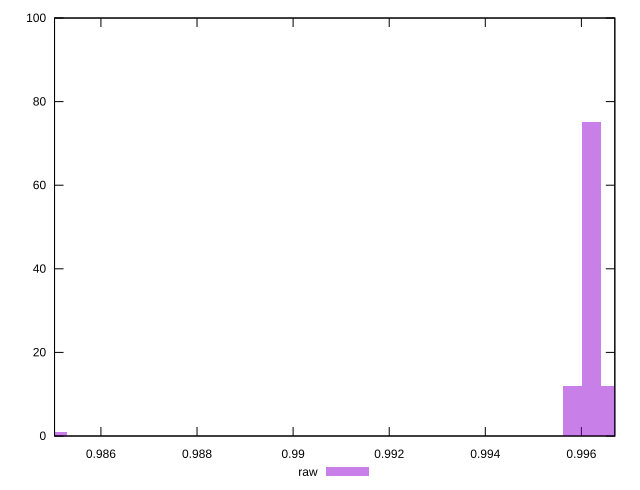

This chart was generated by the following gnuplot code:
reset

$raw <<EOF
0.985093410583696 1
0.9958052599939899 12
0.9962019951573342 75
0.9965987303206785 12
EOF

set key outside below
set boxwidth 0.0003967351633442191
set xrange [0.9850343966432875:0.9966956724105303]
set yrange [0:100]
set trange [0:100]
set style fill transparent solid 0.5 noborder
set terminal svg size 640, 490 enhanced background rgb 'white'
set output "reports/report_00030_2021-02-24T20-42-31.540Z/meta/pScore/samples/agenda/raw/histogram.svg"

plot $raw title "raw" with boxes

reset
